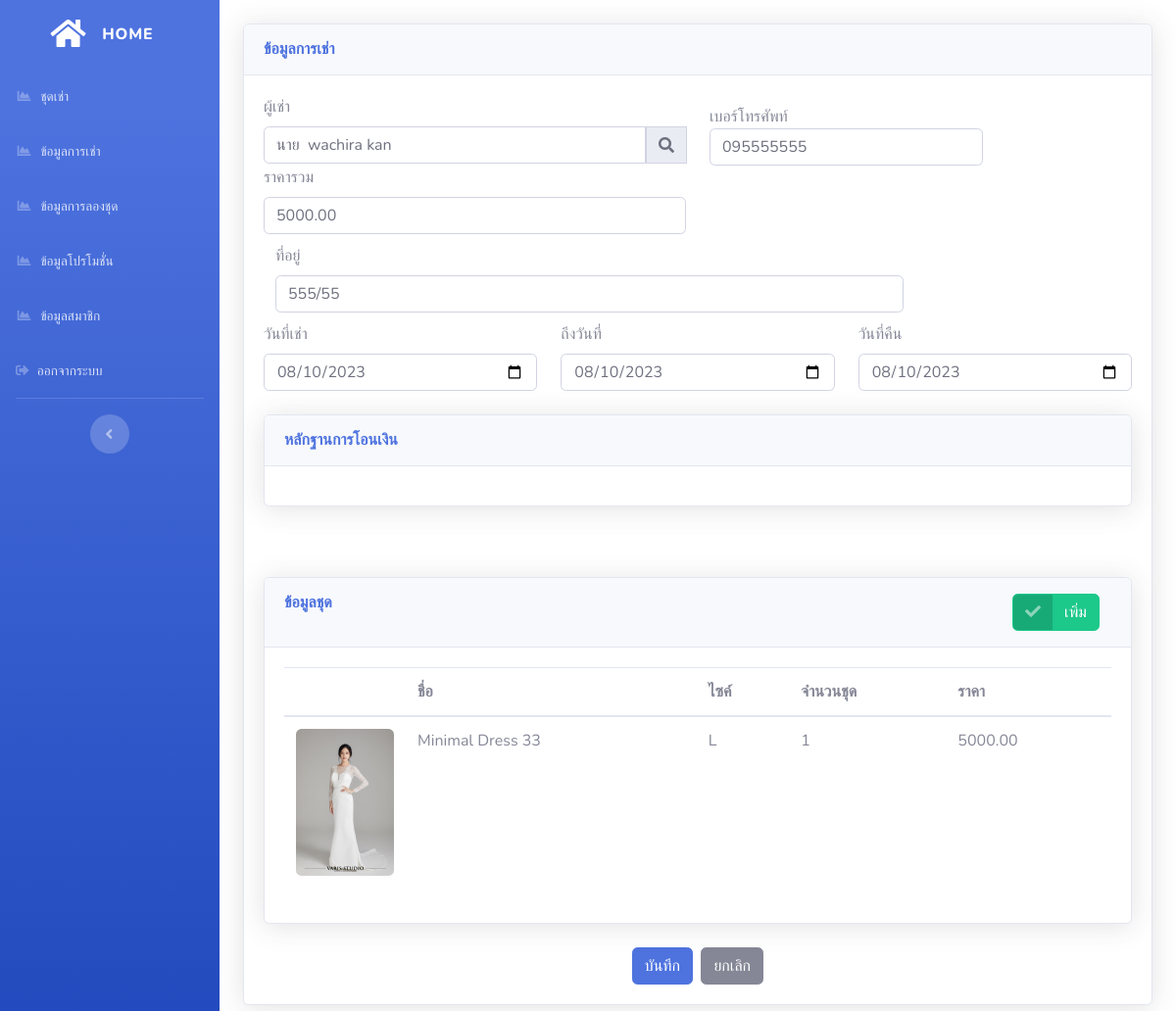
Page /HistoryDetail.php?ID=1 on the committed database.
### tables this page shows
CREATE TABLE `order` (
  `OID` int(11) NOT NULL,
  `AccountID` int(11) DEFAULT NULL,
  `OrderPrice` decimal(10,2) DEFAULT NULL,
  `OrderAmount` int(11) DEFAULT NULL,
  `CreateBy` int(11) DEFAULT NULL,
  `CreateDate` datetime DEFAULT NULL,
  `StartDate` date DEFAULT NULL,
  `EndDate` date DEFAULT NULL,
  `ReturnDate` date DEFAULT NULL,
  `OrderType` varchar(3) DEFAULT NULL,
  `Bill` varchar(500) DEFAULT NULL
);

CREATE TABLE `account` (
  `AccountID` int(11) NOT NULL,
  `Prefix` varchar(50) DEFAULT NULL,
  `Name` varchar(250) DEFAULT NULL,
  `LastName` varchar(250) DEFAULT NULL,
  `Address` varchar(500) DEFAULT NULL,
  `PhoneNo` varchar(20) DEFAULT NULL,
  `Email` varchar(250) DEFAULT NULL,
  `AccountType` varchar(50) DEFAULT NULL,
  `Password` varchar(250) DEFAULT NULL
);

CREATE TABLE `orderdetail` (
  `ODID` int(11) NOT NULL,
  `OID` int(11) DEFAULT NULL,
  `PID` int(11) DEFAULT NULL,
  `Amount` int(11) DEFAULT NULL,
  `Price` decimal(10,2) DEFAULT NULL
);

CREATE TABLE `fliedoc` (
  `FID` int(11) NOT NULL,
  `PID` int(11) NOT NULL,
  `FlieName` varchar(500) DEFAULT NULL,
  `FileURL` varchar(500) DEFAULT NULL
);

CREATE TABLE `product` (
  `PID` int(11) NOT NULL,
  `ProductName` varchar(250) DEFAULT NULL,
  `ProductDetail` varchar(500) DEFAULT NULL,
  `Zise` varchar(20) DEFAULT NULL,
  `ProductAmount` int(11) DEFAULT NULL,
  `FID` int(11) DEFAULT NULL,
  `ProductPrice` decimal(18,2) DEFAULT NULL,
  `Discount` decimal(18,2) DEFAULT NULL,
  `ProductType` varchar(250) DEFAULT NULL
);

### HistoryDetail.php (the view, shortened to what this page needs)
<?php include 'Header_Admin.php';
      include 'DBcontext.php';
      if (isset($_GET['ID'])) {
        $ID = $_GET['ID'];
        $sql = "SELECT O.OID, O.AccountID, O.OrderPrice, O.OrderAmount, O.StartDate, O.EndDate, O.ReturnDate , A.Prefix , A.Name , A.LastName , A.Address, A.PhoneNo ,A.Email, O.Bill
                FROM `order` O INNER JOIN account A ON O.AccountID = A.AccountID WHERE O.OID = $ID";
        $result = $conn->query($sql);
        $Data = $result->fetch_assoc();
      }
?>
    <div class="container-fluid">
        <br>
        <div class="card shadow mb-4">
            <div class="card-header py-3">
                <h6 class="m-0 font-weight-bold text-primary">ข้อมูลการเช่า</h6>
            </div>
            <div class="card-body">
                <form action="Controller\Order.php" method="post">
                    <div class="row">
                        <div class="col-md-6">
                            <label  class="form-label">ผู้เช่า</label>
                            <div class="input-group">
                                <input type="text" class="form-control" disabled style="background: white" id="AccountName" value="<?php echo $Data["Prefix"] ." ".  $Data["Name"] . " " . $Data["LastName"] ?>" >
                                <div class="input-group-prepend" data-bs-toggle="modal" href="#AccountLine"> <span class="input-group-text"><i class="fas fa-search"></i></span> </div>
                            </div>
                        </div>
                        <div class="col-md-4" style="padding-top: 10px;>
                            <label class="form-label">เบอร์โทรศัพท์</label>
                            <input type="text" class="form-control" disabled style="background: white" id="PhoneNo"  value="<?php echo $Data["PhoneNo"] ?>" >
                        </div>
                        <div class="col-md-6">
                            <label class="form-label">ราคารวม</label>
                            <input type="text" class="form-control" id="OrderPrice"  name="OrderPrice" value="<?php echo $Data["OrderPrice"] ?>" >
                        </div>
                    </div>
                    <div class="col-9" style="padding-top: 10px;">
                        <label class="form-label">ที่อยู่</label>
                        <input type="text" class="form-control" id="Address" value="<?php echo $Data["Address"] ?>" >
                    </div>
                    <div class="row">
                        <div class="col-md-4" style="padding-top: 10px;">
                            <label  class="form-label">วันที่เช่า</label>
                            <input type="date" class="form-control" id="" name="StartDate"  value="<?php echo $Data["StartDate"] ?>">
                        </div>
                        <div class="col-md-4" style="padding-top: 10px;">
                            <label  class="form-label">ถึงวันที่</label>
                            <input type="date" class="form-control" id="" name="EndDate"  value="<?php echo $Data["EndDate"] ?>">
                        </div>
                        <div class="col-md-4" style="padding-top: 10px;">
                            <label  class="form-label">วันที่คืน</label>
                            <input type="date" class="form-control" id="" name="ReturnDate"  value="<?php echo $Data["ReturnDate"] ?>">
                        </div>
                    </div>
                </form>
                <br>
                <div class="card shadow mb-4">
                    <div class="card-header py-3">
                        <div class="row">
                            <div class="col-6">
                                <h6 class="m-0 font-weight-bold text-primary">หลักฐานการโอนเงิน</h6>
                            </div>
                        </div>
                    </div>
                    <div class="card-body">
                    </div>
                </div>
                <br>
                <br>
                    <div class="card shadow mb-4">
                    <div class="card-header py-3">
                        <div class="row">
                            <div class="col-6">
                            <h6 class="m-0 font-weight-bold text-primary">ข้อมูลชุด</h6>
                            </div>
                            <div class="col-6 row justify-content-end">
                                <button class="btn btn-success btn-icon-split" data-bs-toggle="modal" href="#exampleModalToggle">
                                    <span class="icon text-white-50">
                                            <i class="fas fa-check"></i>
                                        </span>
                                        <span class="text">เพิ่ม</span>
                                </button>
                            </div>
                        </div>
                    </div>
                    <div class="card-body">
                        <div class="table-responsive">
                            <table class="table table-hover"  width="100%" cellspacing="0">
                                <thead>
                                    <tr>
                                        <th></th>
                                        <th>ชื่อ</th>
                                        <th>ไซค์</th>
                                        <th>จำนวนชุด</th>
                                        <th>ราคา</th>
                                    </tr>
                                </thead>
                                <tbody>
                                    <?php
                                        $sqlLine = "SELECT * FROM `orderdetail` OD INNER JOIN product P ON OD.PID = P.PID WHERE OD.OID = $ID";
                                        $result = $conn->query($sqlLine);
                                            while ($rowline = $result->fetch_assoc()) {
                                    ?>
                                    <tr onclick="ProductLi(<?php echo  $rowline["ODID"] ?>)" >
                                    <?php
                                        $LinePID = $rowline["PID"];
                                        $sqlFile = "SELECT * FROM `fliedoc` WHERE PID = $LinePID";
                                        $resultFile = $conn->query($sqlFile);
                                        $DataFile = $resultFile->fetch_assoc();
                                      ?>
                                        <td style="width:100px;"> <img style="width:100px;" src="Photo/<?php echo $DataFile["FileURL"]?>" class="rounded mx-auto d-block" > </td>
                                        <td><?php echo  $rowline["ProductName"] ?></td>
                                        <td><?php echo  $rowline["Zise"] ?></td>
                                        <td><?php echo  $rowline["Amount"] ?></td>
                                        <td><?php echo  $rowline["Price"] ?>
                                        </td>
                                    </tr>
                                    <?php } ?>
                                </tbody>
                            </table>
                        </div>
                    </div>
                </div>
                <div class="row justify-content-md-center">
                     <button type="submit" class="btn btn-primary" onclick="Submit()">บันทึก</button>&nbsp;&nbsp;
                     <button type="submit" class="btn btn-secondary" onclick="Close()">ยกเลิก</button>
                </div>
            </div>
        </div>
    </div>
<?php include 'Foodter.php'; ?>

### rows in the picture
order: AccountID.LastName "นาย wachira kan", AccountID.PhoneNo "095555555", OrderPrice "5000.00", AccountID.Address "555/55", StartDate "08/10/2023", EndDate "08/10/2023", ReturnDate "08/10/2023"
orderdetail: fliedoc.FileURL (picture), PID.ProductName "Minimal Dress 33", PID.Zise "L", Amount "1", Price "5000.00"
